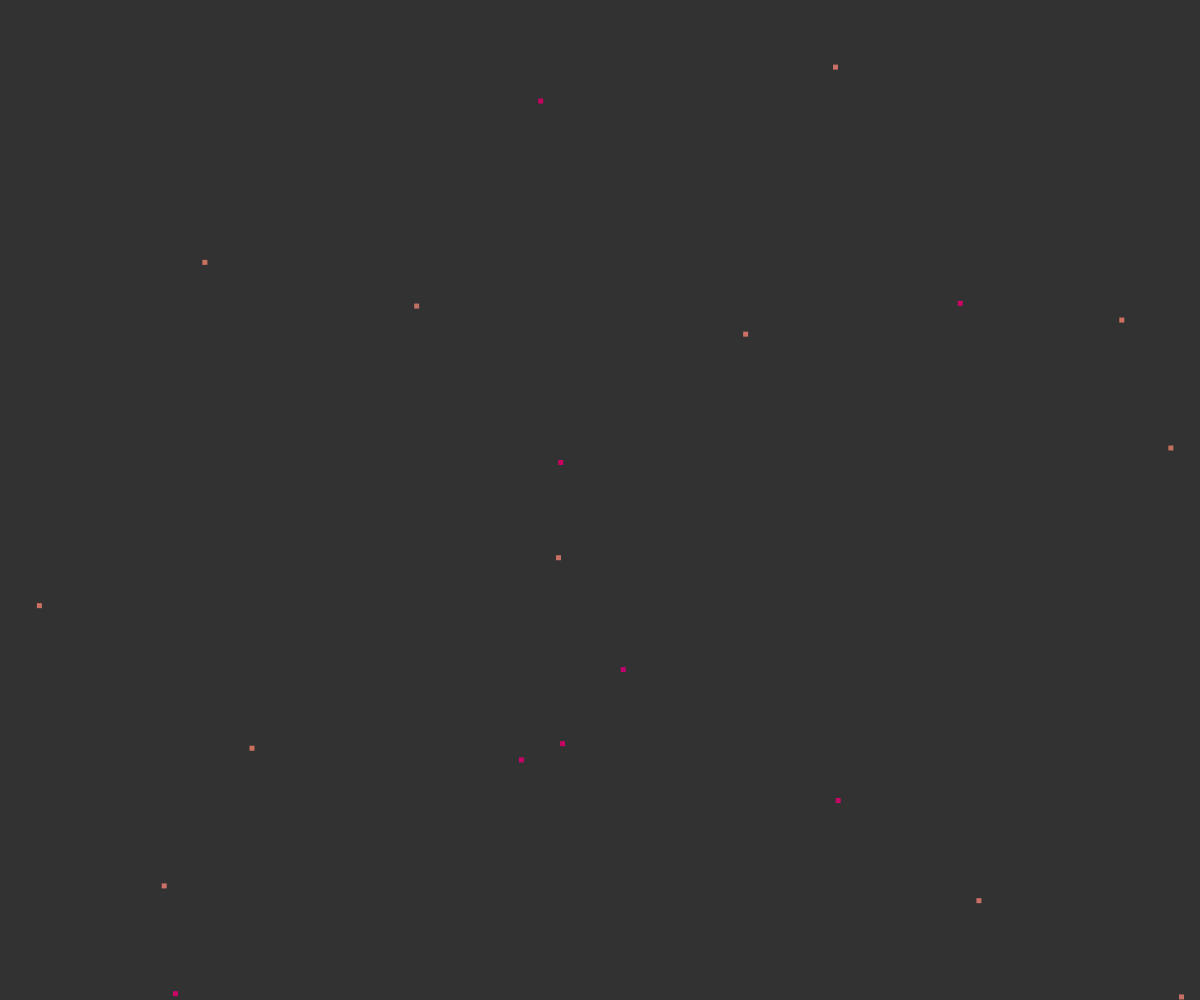
Frame 1 (no input)
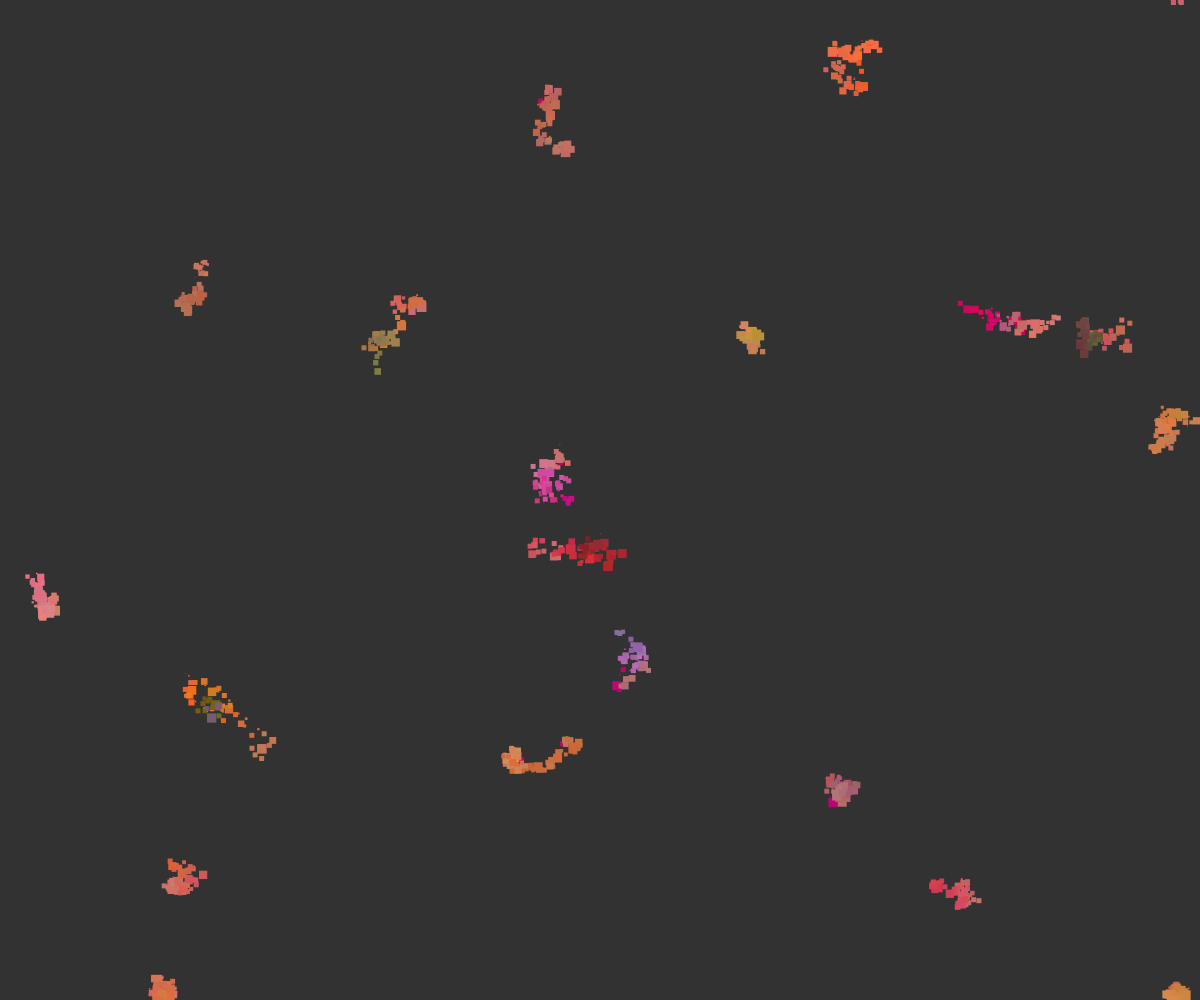
Frame 60 (no input)
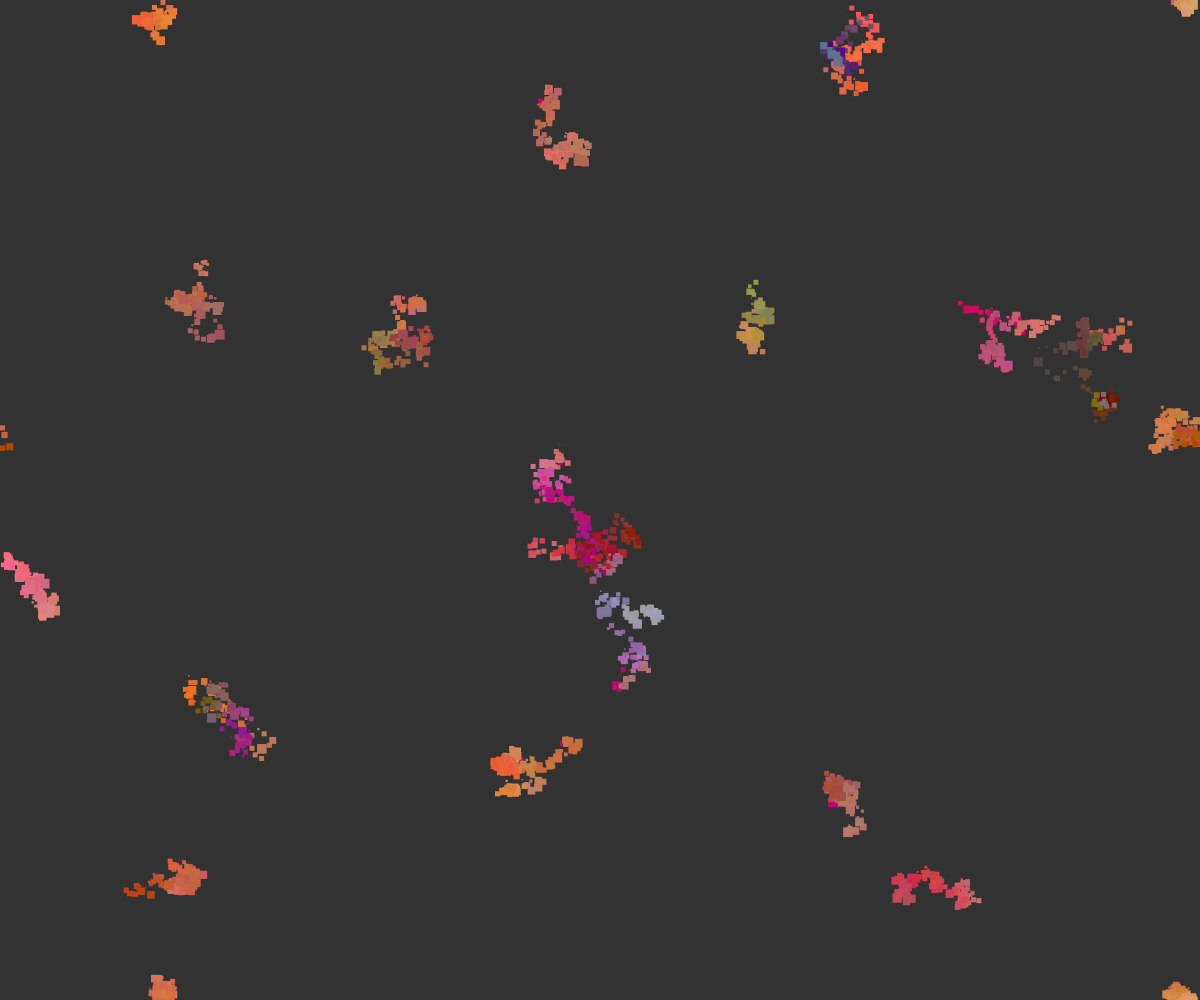
Frame 120 (the mouse pressed at the canvas centre since frame 60)

The p5.js sketch that drew these frames (run headless with seeded random() and noise() and a simulated clock; from frame 60 on, the mouse is pressed at the canvas centre):

// p5.js sketch
// ── sketch.js
let brushes = [];
let no_of_brushes = 20;

function setup(){
	createCanvas(windowWidth, windowHeight);
	background(50);
	for(let _=0; _< no_of_brushes; _++){
		brushes.push(new Brush(random(5, 10)));
	}
}

function draw(){	
	brushes.map(brush => brush.paint());
}
// ── brush.js
class Brush{
	constructor(freq){
		this.x = random(0, width);
		this.y = random(0, height);
		this.size = 40;
		this.sizeRule = {min: 0, max: 10, decent: 5};
		this.freq = freq;
		this.color = {
			r: 200,
			g: 0,
			b: 100
		};
	}

	render(){
		noStroke();
		fill(this.color.r, this.color.g, this.color.b);
		rect(this.x, this.y, this.size, this.size);
	}

	paint(){
		this.x += random(-this.freq, this.freq);
		this.y += random(-this.freq, this.freq);

		this.morphColor();
		this.morphSize();
		this.validatePosition();
		this.render();
	}

	morphColor(){
		this.color.r += random(-this.freq, this.freq);
		this.color.g += random(-this.freq, this.freq);
		this.color.b += random(-this.freq, this.freq);

		this.validateColor();
	}

	morphSize(){
		this.size += random(-this.freq, this.freq);
		this.validateSize();
	}

	validatePosition(){
		if(this.x > width) this.x = 0;
		if(this.x < 0) this.x = width;

		if(this.y > height) this.y = 0;
		if(this.y < 0) this.y = height;
	}

	validateColor(){
		if(this.color.r > 255 || this.color.r < 0) this.color.r = 112;
		if(this.color.g > 255 || this.color.g < 0) this.color.g = 112;
		if(this.color.b > 255 || this.color.b < 0) this.color.b = 112;
	}

	validateSize(){
		if(this.size > this.sizeRule.max || this.size < this.sizeRule.min)
			this.size = this.sizeRule.decent;
	}

	// EXTRA //
	follow(differentBrush){
		this.x = differentBrush.x + this.size;
		this.y = differentBrush.y + this.size;
		this.paint();
	}
}
